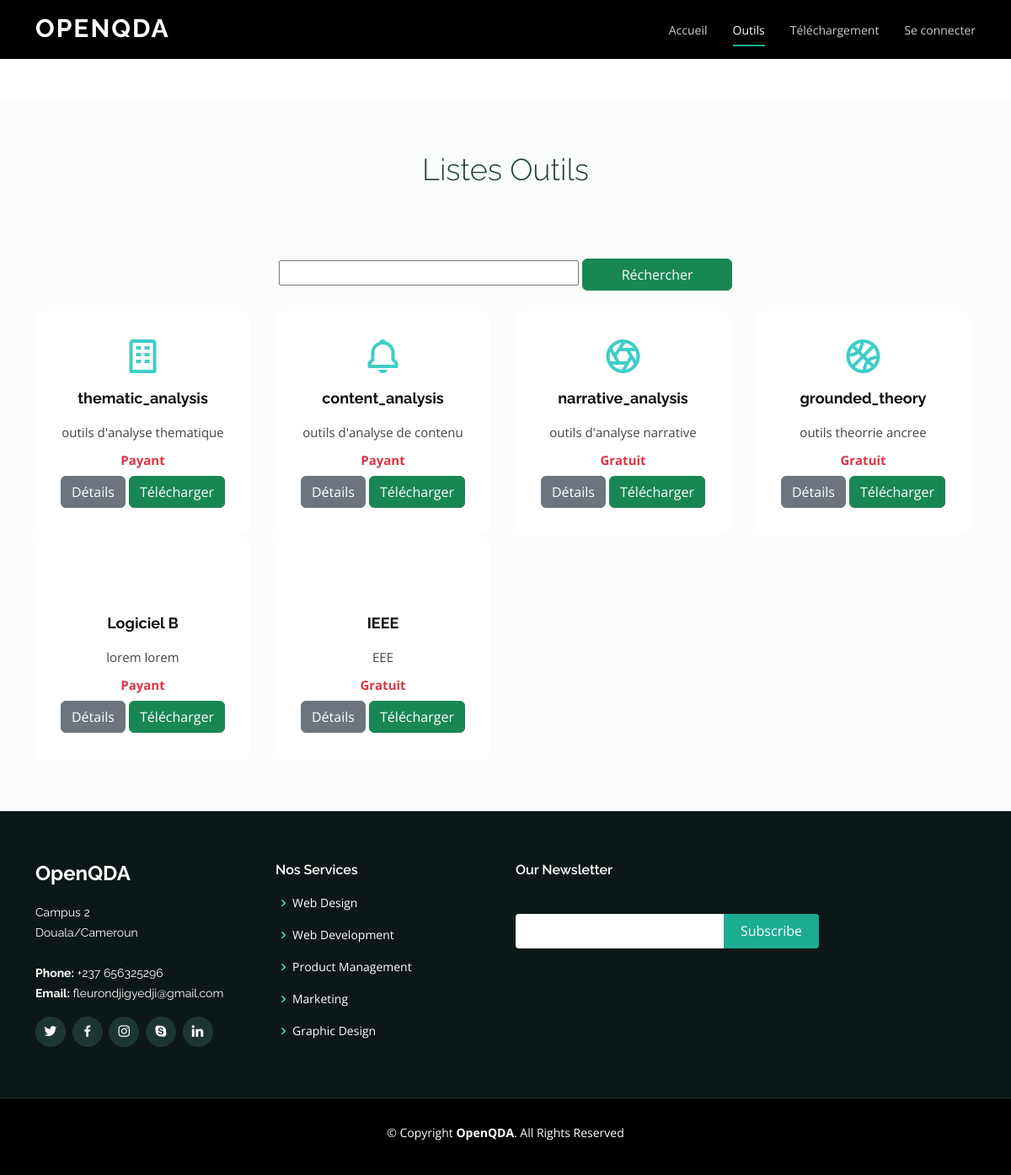
Page /outils on the committed database.
### schema2.py (models this page shows)
class Composant(db.Model):
    __tablename__ = 'composants'
    id = db.Column(db.Integer, primary_key=True)
    icon = db.Column(db.String, nullable=False)
    nom = db.Column(db.String, nullable=False)
    desc = db.Column(db.Text, nullable=False)
    type = db.Column(db.String, nullable=True)
    version = db.Column(db.String, nullable=False)
    payant = db.Column(db.Boolean, nullable=False)
    prix = db.Column(db.Integer, nullable=True)
    created_at = db.Column(db.DateTime(timezone=True),
                           server_default=func.now())
    chemin_setup = db.Column(db.String, nullable=True)
    utilisateurs = db.relationship('Utilisateur', secondary=avis_table, backref=db.backref('composants_avis', lazy='dynamic'))
    id_utilisateur = db.Column(db.Integer, db.ForeignKey('utilisateurs.id'))
    auteur = db.relationship('Utilisateur', backref=db.backref('composants'), lazy=True)

### routes2.py (the view)
@app.route('/outils')
def outils():
    composants = db.session.query(sch.Composant).all()
    return render_template('outils.html', composants=composants)

### routes2.py (called while the page is built)
@app.teardown_request
def shutdown_session(exception=None):
    db.session.remove()

### templates/outils.html (shortened to what this page needs)
<!DOCTYPE html>
<html lang="en">
<head>
  <link href="{{ url_for('static', filename='vendor/aos/aos.css') }}" rel="stylesheet">
  <link href="{{ url_for('static', filename='vendor/bootstrap/css/bootstrap.min.css') }}" rel="stylesheet">
  <link href="{{ url_for('static', filename='vendor/bootstrap-icons/bootstrap-icons.css') }}" rel="stylesheet">
  <link href="{{ url_for('static', filename='vendor/boxicons/css/boxicons.min.css') }}" rel="stylesheet">
  <link href="{{ url_for('static', filename='vendor/glightbox/css/glightbox.min.css') }}" rel="stylesheet">
  <link href="{{ url_for('static', filename='vendor/swiper/swiper-bundle.min.css') }}" rel="stylesheet">
  <link href="{{ url_for('static', filename='vendor/fontawesome/all.min.css') }}" rel="stylesheet">
  <link href="{{ url_for('static', filename='css/style.css') }}" rel="stylesheet">
</head>
<body>
  <header id="header" class="fixed-top d-flex align-items-center">
    <div class="container d-flex justify-content-between">
      <div class="logo">
        <h1><a href="{{ url_for('temp', page='index') }}">OpenQDA</a></h1>
      </div>
      {% include 'nav.html' %}
    </div>
  </header>
  <main id="main">
<section id="contact" class="contact">
</section>
    <section id="services" class="services section-bg">
      <div class="container">
        <div class="section-title" data-aos="fade-up">
          <h2>Listes Outils</h2>
        </div>
        <form action="" method="post" class='form-inline row p-4'>
          <center><input type="text" name="email" class="col-lg-4" data-aos="fade-up">
          <input type="submit" value="Réchercher" class="col-lg-2 btn btn-success" data-aos="fade-up"></center>
        </form>
        <div class="row">
        {% for composant in composants %}
          <div class="col-md-6 col-lg-3 d-flex align-items-stretch mb-5 mb-lg-0" data-aos="fade-up">
            <div class="icon-box icon-box-cyan">
              <div class="icon"><i class="{{ composant.icon }}"></i></div>
              <h4 class="title"><a href="">{{ composant.nom }}</a></h4>
              <p class="description"> {{ composant.desc }}</p>
              {% if composant.payant %}
              <p class="description badge text-danger">Payant</p>
              {% else %}
              <p class="description badge text-danger">Gratuit</p>
              {% endif %} <br>
              <a href="{{ url_for('details', id=composant.id) }}" class="btn btn-secondary">Détails</a>
              {% if composant.chemin_setup and not composant.payant %}
                {% set filename = composant.chemin_setup.split('/')[-1] %}
                <a href="{{ url_for('download_setup', filename=filename) }}" class="btn btn-success">Télécharger</a>
              {% else %}
                <a href="{{ url_for('formulaire_paiement') }}" class="btn btn-success">Télécharger</a>
              {% endif %}
            </div>
          </div>
        {% endfor %}
      </div>
      </div>
    </section>
  </main>
  <footer id="footer">
    <div class="footer-top">
      <div class="container">
        <div class="row">
          <div class="col-lg-3 col-md-6">
            <div class="footer-info">
              <h3>OpenQDA</h3>
              <p>
                Campus 2 <br>
                Douala/Cameroun<br><br>
                <strong>Phone:</strong> +237 656325296<br>
                <strong>Email:</strong> fleurondjigyedji@gmail.com<br>
              </p>
              <div class="social-links mt-3">
                <a href="#" class="twitter"><i class="bx bxl-twitter"></i></a>
                <a href="#" class="facebook"><i class="bx bxl-facebook"></i></a>
                <a href="#" class="instagram"><i class="bx bxl-instagram"></i></a>
                <a href="#" class="google-plus"><i class="bx bxl-skype"></i></a>
                <a href="#" class="linkedin"><i class="bx bxl-linkedin"></i></a>
              </div>
            </div>
          </div>
          <div class="col-lg-3 col-md-6 footer-links">
            <h4>Nos Services</h4>
            <ul>
              <li><i class="bx bx-chevron-right"></i> <a href="#">Web Design</a></li>
              <li><i class="bx bx-chevron-right"></i> <a href="#">Web Development</a></li>
              <li><i class="bx bx-chevron-right"></i> <a href="#">Product Management</a></li>
              <li><i class="bx bx-chevron-right"></i> <a href="#">Marketing</a></li>
              <li><i class="bx bx-chevron-right"></i> <a href="#">Graphic Design</a></li>
            </ul>
          </div>
          <div class="col-lg-4 col-md-6 footer-newsletter">
            <h4>Our Newsletter</h4>
            <form action="" method="post">
              <input type="email" name="email"><input type="submit" value="Subscribe">
            </form>
          </div>
        </div>
      </div>
    </div>
    <div class="container">
      <div class="copyright">
        &copy; Copyright <strong><span>OpenQDA</span></strong>. All Rights Reserved
      </div>
      <div class="credits">
      </div>
    </div>
  </footer>
</body>
</html>

### templates/nav.html (shortened to what this page needs)
<nav id="navbar" class="navbar">
    <ul>
      <li><a class="nav-link scrollto {% if request.endpoint == 'accueil' %}active{% endif %}" href="/">Accueil</a></li>
      <li><a class="nav-link scrollto {% if request.endpoint == 'outils' %}active{% endif %} " href="outils">Outils</a></li>
      <li><a class="nav-link scrollto {% if request.endpoint == 'téléchargement' %}active{% endif %}" href="téléchargement">Téléchargement</a></li>
      {% if current_user.is_authenticated %}
        <li><a class="nav-link scrollto" href="/logout">Déconnexion</a></li>
      {% else %}
        <li><a class="nav-link scrollto {% if request.endpoint == 'Seconnecter' %}active{% endif %}" href="Seconnecter">Se connecter</a></li>
      {% endif %}
    </ul>
  </nav>

### static/css/style.css (style rules this page uses)
body { font-family: "Open Sans", sans-serif; color: #444444; }
a { color: #1bac91; text-decoration: none; }
h1, h2, h3, h4, h5, h6 { font-family: "Raleway", sans-serif; }
#header { height: 70px; transition: all 0.5s; z-index: 997; background: #000; }
#header .logo h1 { font-size: 30px; margin: 0; padding: 6px 0; line-height: 1; font-weight: 700; letter-spacing: 2px; text-transform: uppercase; }
#header .logo h1 a, #header .logo h1 a:hover { color: #fff; text-decoration: none; }
.navbar { padding: 0; }
.navbar ul { margin: 0; padding: 0; display: flex; list-style: none; align-items: center; }
.navbar li { position: relative; }
.navbar>ul>li+li { margin-left: 30px; }
.navbar a, .navbar a:focus { display: flex; align-items: center; justify-content: space-between; padding: 12px 0; font-size: 14px; color: rgba(255, 255, 255, 0.8); white-space: nowrap; transition: 0.3s; position: relative; }
.navbar>ul>li>a:before { content: ""; position: absolute; width: 100%; height: 2px; bottom: 3px; left: 0; background-color: #1bac91; visibility: hidden; width: 0px; transition: all 0.3s ease-in-out 0s; }
.navbar a:hover:before, .navbar li:hover>a:before, .navbar .active:before { visibility: visible; width: 100%; }
.navbar a:hover, .navbar .active, .navbar .active:focus, .navbar li:hover>a { color: #fff; }
section { padding: 60px 0; overflow: hidden; }
.section-bg { background-color: #fbfdfd; }
.section-title { padding-bottom: 40px; text-align: center; }
.section-title h2 { font-size: 36px; font-weight: 300; margin-bottom: 20px; padding-bottom: 0; color: #21413c; }
.services .icon-box { padding: 30px; position: relative; overflow: hidden; margin: 0; background: #fff; transition: all 0.3s ease-in-out; border-radius: 15px; text-align: center; border-bottom: 3px solid #fff; }
.services .icon i { font-size: 48px; line-height: 1; margin-bottom: 15px; }
.services .title { font-weight: 700; margin-bottom: 15px; font-size: 18px; }
.services .title a { color: #111; }
.services .description { font-size: 15px; line-height: 28px; margin-bottom: 0; }
.services .icon-box-cyan .icon i { color: #3fcdc7; }
#footer { background: black; padding: 0 0 30px 0; color: #fff; font-size: 14px; }
#footer .footer-top { background: #0c1817; border-bottom: 1px solid #18302c; padding: 60px 0 30px 0; }
#footer .footer-top .footer-info { margin-bottom: 30px; }
#footer .footer-top .footer-info h3 { font-size: 24px; margin: 0 0 20px 0; padding: 2px 0 2px 0; line-height: 1; font-weight: 700; }
#footer .footer-top .footer-info p { font-size: 14px; line-height: 24px; margin-bottom: 0; font-family: "Raleway", sans-serif; color: #fff; }
#footer .footer-top .social-links a { font-size: 18px; display: inline-block; background: #1c3733; color: #fff; line-height: 1; padding: 8px 0; margin-right: 4px; border-radius: 50%; text-align: center; width: 36px; height: 36px; transition: 0.3s; }
#footer .footer-top h4 { font-size: 16px; font-weight: 600; color: #fff; position: relative; padding-bottom: 12px; }
#footer .footer-top .footer-links { margin-bottom: 30px; }
#footer .footer-top .footer-links ul { list-style: none; padding: 0; margin: 0; }
#footer .footer-top .footer-links ul i { padding-right: 2px; color: #4ae3c6; font-size: 18px; line-height: 1; }
#footer .footer-top .footer-links ul li { padding: 10px 0; display: flex; align-items: center; }
#footer .footer-top .footer-links ul li:first-child { padding-top: 0; }
#footer .footer-top .footer-links ul a { color: #fff; transition: 0.3s; display: inline-block; line-height: 1; }
#footer .footer-top .footer-newsletter form { margin-top: 30px; background: #fff; padding: 6px 10px; position: relative; border-radius: 4px 0 0 4px; }
#footer .footer-top .footer-newsletter form input[type=email] { border: 0; padding: 4px; width: calc(100% - 110px); }
#footer .footer-top .footer-newsletter form input[type=submit] { position: absolute; top: 0; right: -4px; bottom: 0; border: 0; background: none; font-size: 16px; padding: 0 20px; background: #1bac91; color: #fff; transition: 0.3s; border-radius: 0 4px 4px 0; }
#footer .copyright { text-align: center; padding-top: 30px; }
#footer .credits { padding-top: 10px; text-align: center; font-size: 13px; color: #fff; }

### rows in the picture
Composant: nom "thematic_analysis", desc "outils d'analyse thematique", payant "Payant"
Composant: nom "content_analysis", desc "outils d'analyse de contenu", payant "Payant"
Composant: nom "narrative_analysis", desc "outils d'analyse narrative", payant "Gratuit"
Composant: nom "grounded_theory", desc "outils theorrie ancree", payant "Gratuit"
Composant: nom "Logiciel B", desc "lorem lorem", payant "Payant"
Composant: nom "IEEE", desc "EEE", payant "Gratuit"
